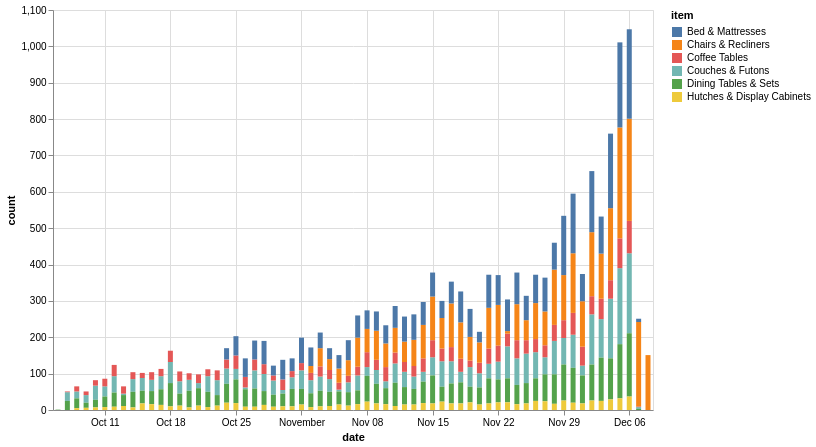

Source (Vega-Lite JSON):
### Vega-Lite specification from a JSON file in a GitHub repository (floating-point values rounded to 4 significant figures; data arrays with more than 128 entries replaced by an {"elided": "..."} marker saying what was removed)
{"config": {"view": {"continuousWidth": 400, "continuousHeight": 300}}, "data": {"name": "data-a61bf42ec02a2fbe3bea0829ba124d87"}, "mark": "bar", "encoding": {"color": {"type": "nominal", "field": "item"}, "x": {"type": "temporal", "field": "date"}, "y": {"type": "quantitative", "field": "count"}}, "height": 400, "width": 600, "$schema": "https://vega.github.io/schema/vega-lite/v4.8.1.json", "datasets": {"data-a61bf42ec02a2fbe3bea0829ba124d87": {"elided": "329 records"}}}
